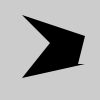
Frame 1 (no input)
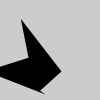
Frame 60 (the mouse pressed at the canvas centre just before this capture)
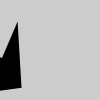
Frame 120 (the mouse held since frame 60 and released just before this capture)

The Processing sketch that drew these frames (run headless with seeded random() and noise(); from frame 60 on, the mouse is pressed at the canvas centre):

// Processing sketch: Ex_10
// ── Ex_10.pde
PShape zig;

void setup() {
  size(100, 100);
  zig = createShape();
  zig.beginShape();
  zig.fill(0);
  zig.noStroke();
  zig.vertex(10, 0);
  zig.vertex(100, 30);
  zig.vertex(90, 70);
  zig.vertex(100, 70);
  zig.vertex(10, 90);
  zig.vertex(50, 40);
  zig.endShape();
  zig.scale(0.7);
  zig.translate(-50, -50);
}

void draw() {
  background(204);
  shape(zig, 50, 50);
  zig.rotate(0.01);
}
